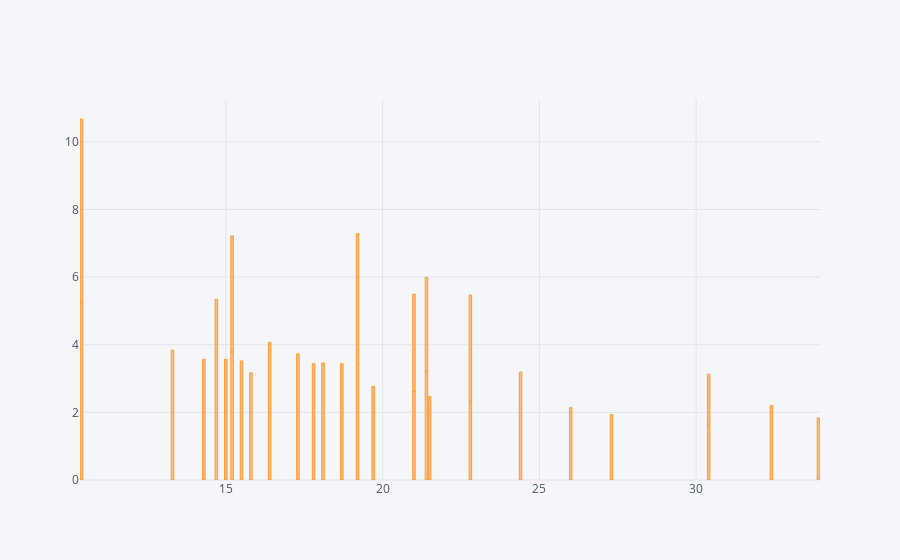

The code cell stored with this chart in its notebook:
### Code cell
cars.iplot(kind='bar',x='mpg',y='wt')

### Figure 1 — Plotly figure (JSON) as saved in the notebook; plotly's stock layout.template omitted (floating-point values rounded to 4 significant figures)
{"data": [{"marker": {"color": "rgba(255, 153, 51, 0.6)", "line": {"color": "rgba(255, 153, 51, 1.0)", "width": 1}}, "name": "wt", "orientation": "v", "text": "", "type": "bar", "uid": "4864c837-c9aa-499e-adac-f4f8e19d0ddd", "x": [21, 21, 22.8, 21.4, 18.7, 18.1, 14.3, 24.4, 22.8, 19.2, 17.8, 16.4, 17.3, 15.2, 10.4, 10.4, 14.7, 32.4, 30.4, 33.9, 21.5, 15.5, 15.2, 13.3, 19.2, 27.3, 26, 30.4, 15.8, 19.7, 15, 21.4], "y": [2.62, 2.875, 2.32, 3.215, 3.44, 3.46, 3.57, 3.19, 3.15, 3.44, 3.44, 4.07, 3.73, 3.78, 5.25, 5.424, 5.345, 2.2, 1.615, 1.835, 2.465, 3.52, 3.435, 3.84, 3.845, 1.935, 2.14, 1.513, 3.17, 2.77, 3.57, 2.78]}], "layout": {"legend": {"bgcolor": "#F5F6F9", "font": {"color": "#4D5663"}}, "paper_bgcolor": "#F5F6F9", "plot_bgcolor": "#F5F6F9", "title": {"font": {"color": "#4D5663"}}, "xaxis": {"gridcolor": "#E1E5ED", "showgrid": true, "tickfont": {"color": "#4D5663"}, "title": {"font": {"color": "#4D5663"}, "text": ""}, "zerolinecolor": "#E1E5ED"}, "yaxis": {"gridcolor": "#E1E5ED", "showgrid": true, "tickfont": {"color": "#4D5663"}, "title": {"font": {"color": "#4D5663"}, "text": ""}, "zerolinecolor": "#E1E5ED"}}}
